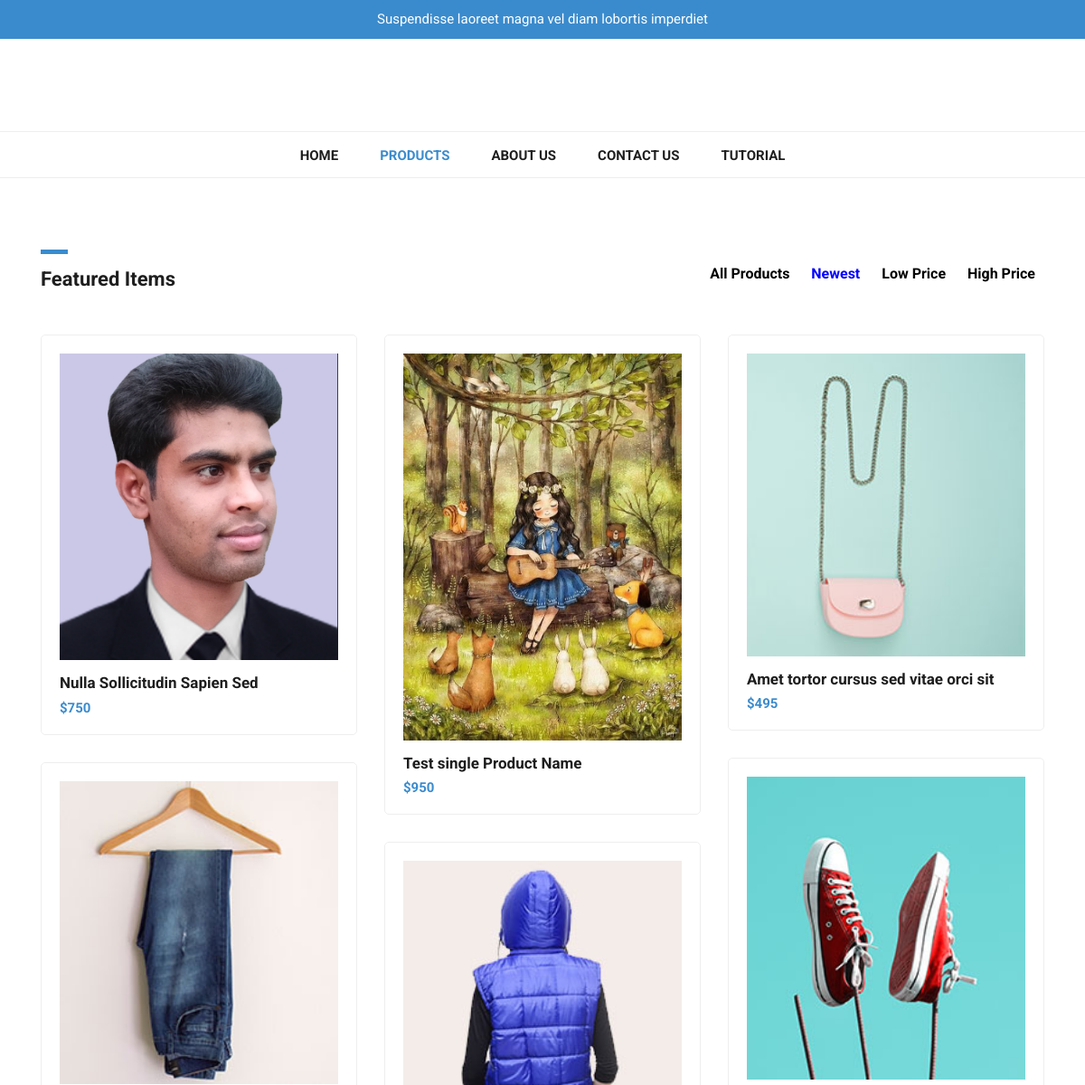
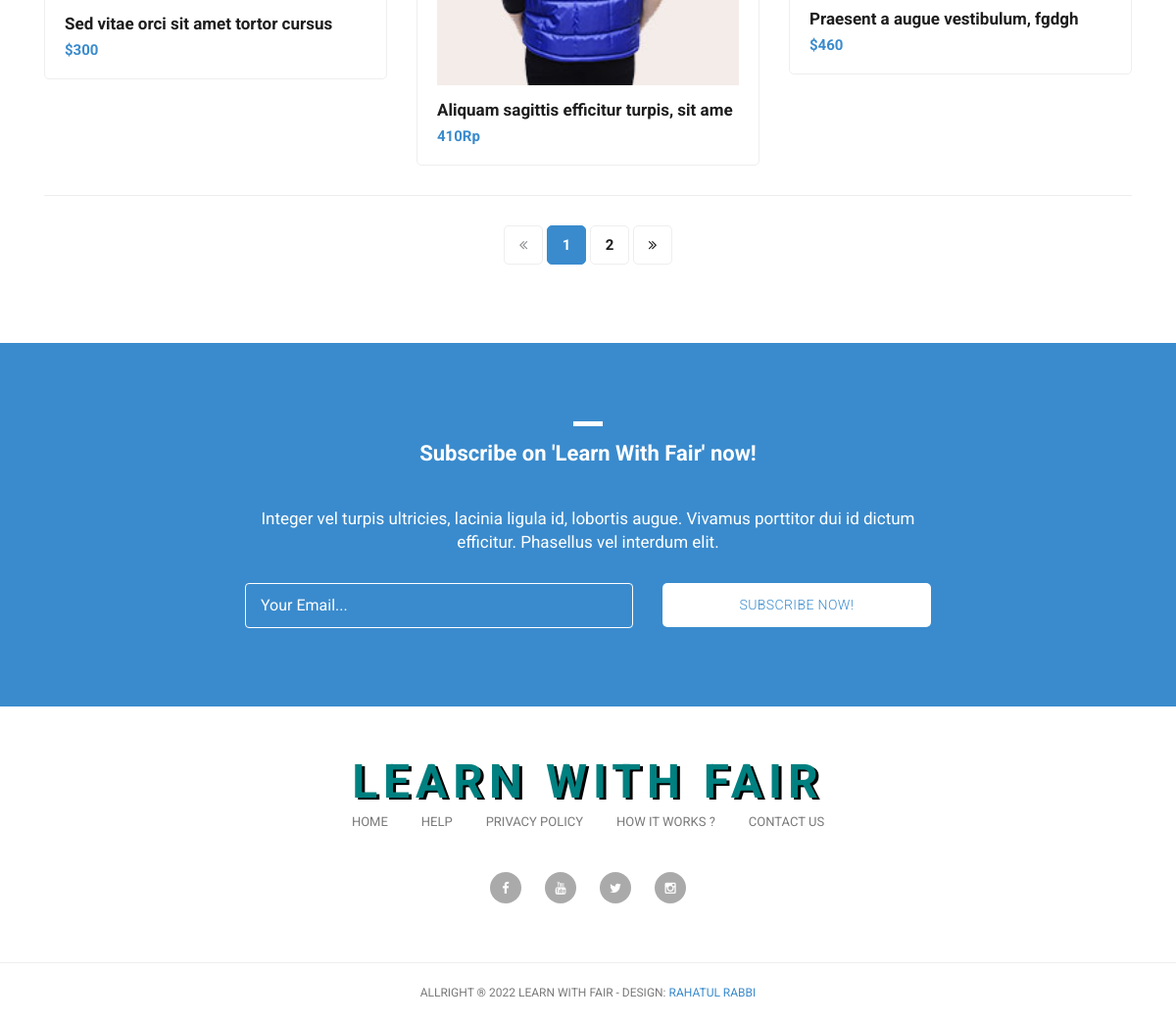
The app's page /ecommerce/products.php?status=sub-menu&&id=2 with its own data (2 pictures, top to bottom).
### tables this page shows
CREATE TABLE `menu` (
  `menu_id` int(255) NOT NULL,
  `menu_title` varchar(255) NOT NULL,
  `menu_link` varchar(255) NOT NULL
);

CREATE TABLE `add_product` (
  `ID` int(255) NOT NULL,
  `product_id` int(255) NOT NULL,
  `product_name` text NOT NULL,
  `product_des` varchar(255) NOT NULL,
  `product_stock` int(255) NOT NULL,
  `product_price` int(255) NOT NULL,
  `product_price_name` varchar(255) NOT NULL,
  `product_cat` text NOT NULL,
  `product_status` tinyint(255) NOT NULL
);

CREATE TABLE `add_product_img` (
  `img_id` int(255) NOT NULL,
  `product_id` int(255) NOT NULL,
  `product_img` varchar(255) NOT NULL,
  `thumnail_status` int(255) NOT NULL
);

### ecommerce/class/function.php (called while the page is built, shortened)
<?php
class blogProject {
    public function __CONSTRUCT() {
        $bdhost     = "localhost";
        $dbuser     = "root";
        $dbpassword = "";
        $this->conn1 = mysqli_connect( $bdhost, $dbuser, $dbpassword, "ecommerce_project" );
    }
    public function display_new_products($pegi_start,$pegi_end) {
        $display_product_query = "SELECT * FROM add_product WHERE product_status=1 ORDER BY product_id DESC LIMIT $pegi_start,$pegi_end";
        $product_data              = mysqli_query( $this->conn1, $display_product_query );
        if($product_data){
            return $product_data;
        }
    }
    public function display_feature_items_details($id) {
        $display_feature_items_details_query = "SELECT * FROM add_product_img WHERE product_id=$id&&thumnail_status=1";
        $data              = mysqli_query( $this->conn1, $display_feature_items_details_query );
        $info1 = mysqli_fetch_assoc( $data );
        if($info1){
            return $info1;
        }
    }
    public function display_menu_item() {
        $display_menu_item_query = "SELECT * FROM menu";
        $return_header_menu_mgs  = mysqli_query( $this->conn1, $display_menu_item_query );
        if ( isset( $return_header_menu_mgs ) ) {
            return $return_header_menu_mgs;
        }
    }
}

### ecommerce/contents/product_content/new_products.php (the view)
<?php
 $all_products = $obj1->display_new_products( $start, $per_page);
 ?>
<div class="col-md-8 col-sm-12" >
                 <div id="filters" class="button-group">
                     <div class = "my-btn">
                        <a href="?status=sub-menu&&id=1" name = 'all_products'>All Products</a>
                        <a href="?status=sub-menu&&id=2" name = 'new_products'  style =  "color:blue;">Newest</a>
                        <a href="?status=sub-menu&&id=3" name = 'low_products'>Low Price</a>
                        <a href="?status=sub-menu&&id=4" name = 'high_products'>High Price</a>
                    </div>
                 </div>
             </div>
         </div>
     </div>
 </div>
 <div class="featured container no-gutter">
<div class="row posts">
        <?php $id = 0;while($info = mysqli_fetch_assoc( $all_products )){
            $id++;
            ?>
        <div id='<?php echo $id?>' class="item new col-md-4">
             <a href="./single-product.php?status=single_item&&id=<?php echo $info['product_id'];?>">
             <div class="featured-item">
                                <?php
                                $data1 = $obj1->display_feature_items_details($info['product_id']);
                               ?>
                               <?php
                                $title = str_replace(" ","-",$info['product_name']);
                                if(isset($data1['product_img'])){?>
                                    <img src="./uploads/<?php echo $data1['product_img']?>" alt="Thumnail is not Found" title = <?php echo $title?>>
                                <?php
                                }else{
                                    ?>
                                         <img src="./admin/assets/img/error-404-monochrome.svg" alt="Thumnail is not Found" title = <?php echo "Thumnail-is-not-Found"?>>
                                    <?php
                                }
                               ?>
                                <h4><?php echo $info['product_name']?></h4>
                                <h6><?php
                                    $product_price_number = "";
                                        if ( $info['product_price_name'] == "$" ) {
                                            $product_price_number = $info['product_price_name'] . $info['product_price'];
                                        } else {
                                            $product_price_number = $info['product_price'] . $info['product_price_name'];
                                        }
                                        echo $product_price_number;
                                    ?>
                                </h6>
                            </div>
                        </a>
         </div>
         <?php }?>
 </div>

### ecommerce/includes/header.php (shortened to what this page needs)
<?php
$menu_item = $obj1->display_menu_item();?>
<div id="pre-header">
    <div class="container">
        <div class="row">
            <div class="col-md-12">
                <span class="logo_position">Suspendisse laoreet magna vel diam lobortis imperdiet</span>
            </div>
        </div>
    </div>
</div>
<nav class="navbar navbar-expand-lg navbar-dark bg-dark static-top">
    <div class="container">
        <div class="logo_position">
            <a class="navbar-brand" href="./">
            </a>
        </div>
        <div class="collapse navbar-collapse" id="navbarResponsive" style="margin-top:5px">
            <ul class="navbar-nav ml-auto">
                <?php
$uri = $_SERVER['PHP_SELF'];
while ( $item = mysqli_fetch_assoc( $menu_item ) ) {
    if ( $uri == "/ecommerce/" . $item['menu_link'] ) {?>
                    <li class="nav-item active">
                        <a class="nav-link" href="<?php echo $item['menu_link']; ?>"><?php echo $item['menu_title']; ?>
                        </a>
                    </li>
                    <?php
} else {?>
                    <li class="nav-item">
                        <a class="nav-link"
                            href="<?php echo $item['menu_link']; ?>"><?php echo $item['menu_title']; ?></a>
                    </li>
                    <?php
}
}?>
            </ul>
        </div>
    </div>
</nav>

### ecommerce/assets/css/tooplate-main.css (style rules this page uses)
body { font-family: 'Roboto', sans-serif; transition: all 0.5s; }
a { text-decoration: none!important; }
#pre-header { background-color: #3a8bcd; text-align: center; }
#pre-header span { color: #fff; font-size: 15px; padding: 10px 0px; display: inline-block; }
.navbar .navbar-brand { text-align: center; width: 100%; position: relative; padding: 25px 0px; }
.bg-dark { background-color: #fff!important; border-bottom: 1px solid #eee; }
#navbarResponsive { z-index: 999; position: absolute; left: 50%; top: 105px; transform: translateX(-50%); }
.navbar-dark .navbar-nav .nav-item { margin: 0px 15px; }
.navbar-dark .navbar-nav .nav-link { text-transform: uppercase; font-size: 15px; font-weight: 700; color: #1e1e1e; transition: all 0.5s; }
.navbar-dark .navbar-nav .nav-link:hover, .navbar-dark .navbar-nav .active>.nav-link, .navbar-dark .navbar-nav .nav-link.active, .navbar-dark .navbar-nav .nav-link.show, .navbar-dark .navbar-nav .show>.nav-link { color: #3a8bcd; }
.navbar:after { width: 100%; height: 1px; background-color: #eee; content: ''; position: absolute; left: 0; bottom: -52px; }
.featured-item { border-radius: 5px; border: 1px solid #eee; padding: 20px; transition: all 0.5s; }
.featured-item img { width: 100%; }
.featured-item h4 { font-size: 17px; font-weight: 700; color: #1e1e1e; margin-top: 15px; transition: all 0.5s; }
.featured-item h6 { color: #3a8bcd; font-size: 15px; font-weight: 700; margin-bottom: 0px; }
.featured-page #filters { margin-top: 15px; text-align: right; }
.featured .featured-item { margin-bottom: 30px; text-decoration: none; }
.featured .featured-item h4 { transition: all 0.5s; }
.isotope, .isotope .item { -webkit-transition-duration: 0.8s; -moz-transition-duration: 0.8s; -ms-transition-duration: 0.8s; -o-transition-duration: 0.8s; transition-duration: 0.8s; }
.isotope { -webkit-transition-property: height, width; -moz-transition-property: height, width; -ms-transition-property: height, width; -o-transition-property: height, width; transition-property: height, width; }
.isotope .item { -webkit-transition-property: -webkit-transform, opacity; -moz-transition-property: -moz-transform, opacity; -ms-transition-property: -ms-transform, opacity; -o-transition-property: top, left, opacity; transition-property: transform, opacity; }

### ecommerce/products.php (style rules this page uses)
.my-btn>a { color:black; padding: 5px 10px; font-weight:bold; }

### records on screen
menu: menu_title "HOME"
menu: menu_title "PRODUCTS"
menu: menu_title "ABOUT US"
menu: menu_title "CONTACT US"
menu: menu_title "TUTORIAL"
add_product: add_product_img.product_img (picture), product_name "Nulla Sollicitudin Sapien Sed", product_price_number "$750"
add_product: add_product_img.product_img (picture), product_name "Test single Product Name", product_price_number "$950"
add_product: add_product_img.product_img (picture), product_name "Amet tortor cursus sed vitae orci sit", product_price_number "$495"
add_product: add_product_img.product_img (picture), product_name "Praesent a augue vestibulum, fgdgh", product_price_number "$460"
add_product: add_product_img.product_img (picture), product_name "Sed vitae orci sit amet tortor cursus", product_price_number "$300"
add_product: add_product_img.product_img (picture), product_name "Aliquam sagittis efficitur turpis, sit ame", product_price_number "410Rp"
